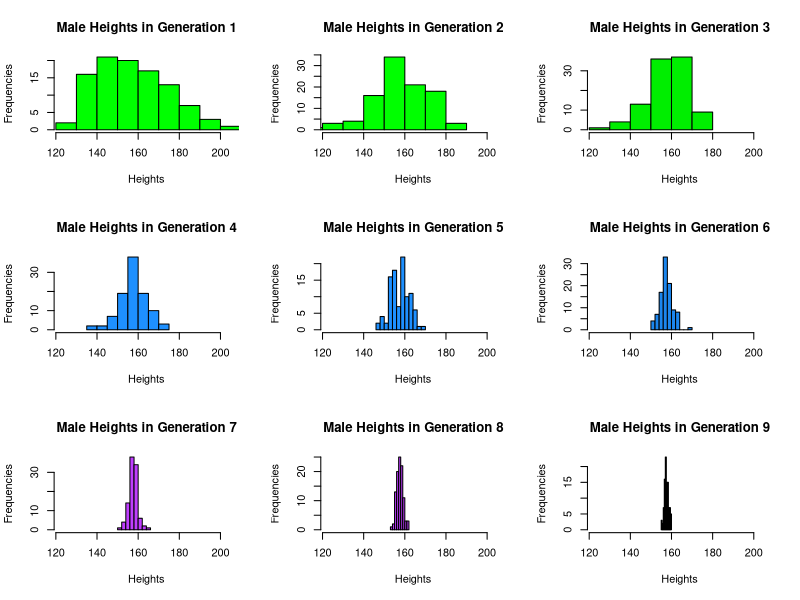
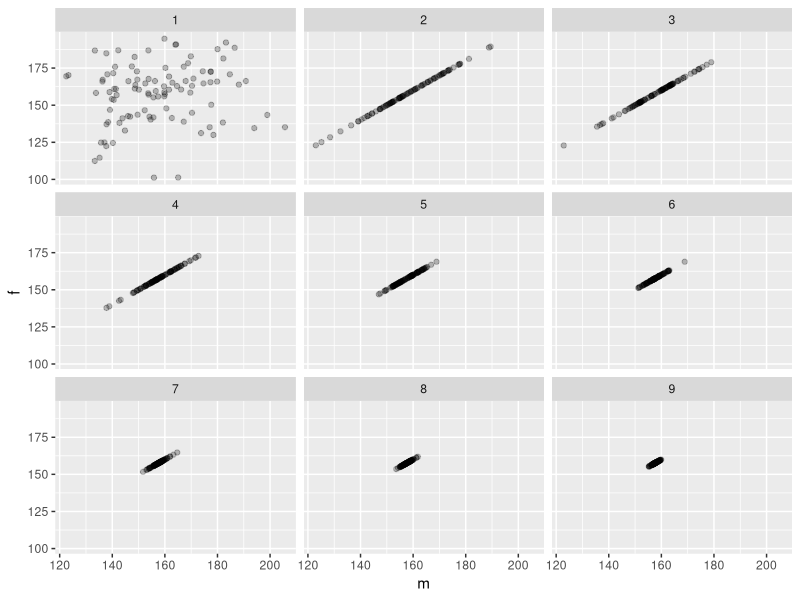
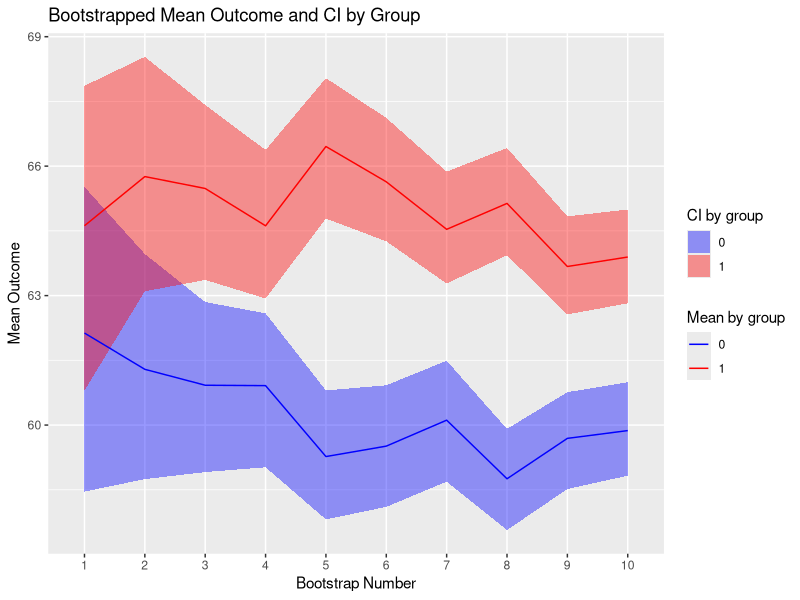
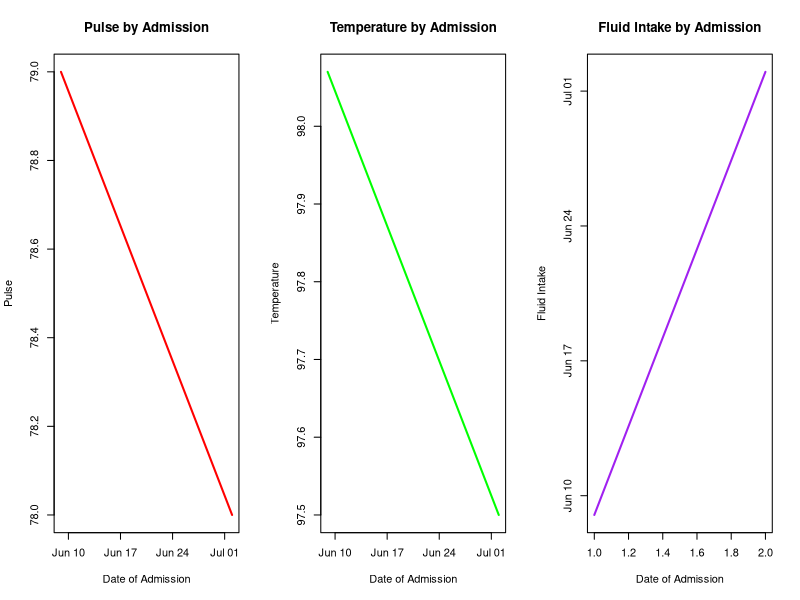

Source code (R) for these figures, in order:
## ---- chunk 1
set.seed(280)
pop <- data.frame(m = rnorm(100, 160, 20), f = rnorm(100, 160, 20))
## ---- chunk 2
next_gen <- function(pop) {
    pop$m <- sample(pop$m)
    pop$m <- rowMeans(pop)
    pop$f <- pop$m
    pop
}
## ---- chunk 3
gens2 <- data.frame(m=rep(NA,900),f=rep(NA,900),gen=rep(1:9,each=100))
gens2[1:100,1:2] <- pop
for(i in 2:9){
  start <- (i-2)*100+1
  end <- (i-1)*100
  data <- gens2[start:end,1:2]
  assign.start <- ((i-1)*100+1)
  assign.end <- i*100
  gens2[assign.start:assign.end,1:2] <- next_gen(data)
}

par(mfrow=c(3,3))
palette <- c("green","green1","green2","dodgerblue","dodgerblue1",
             "dodgerblue2","darkorchid1","darkorchid2","darkorchid3")
for(i in 1:9){
  title <- paste("Male Heights in Generation ", i, sep="")
  hist(gens2$m[which(gens2$gen==i)],main=title,xlab="Heights",ylab="Frequencies",col=palette[i],
       xlim = c(min(gens2$m[which(gens2$gen==1)]),max(gens2$m[which(gens2$gen==1)])))
}
## ---- chunk 4
library(ggplot2)
p <- ggplot(data = gens2, aes(x=m,y=f)) + facet_wrap(~gen,nrow=3)
g <- p + geom_point(alpha=.25) + 
  scale_x_continuous(limits = c(min(gens2$m[which(gens2$gen==1)]),max(gens2$m[which(gens2$gen==1)]))) +
  scale_y_continuous(limits = c(min(gens2$f[which(gens2$gen==1)]),max(gens2$f[which(gens2$gen==1)])))
g
## ---- chunk 5
set.seed(496)
base.sample <- function(n){
  start.sample <- data.frame(Treatment=rbinom(n,1,.5))
  start.sample$Outcome <- rnorm(n,60,20)
  for (j in 1:n) {
    if (start.sample$Treatment[j]==1) {
      start.sample$Outcome[j] <- start.sample$Outcome[j] + 5
    }
  }
  return(start.sample)
}

bootstrap.mean <- function(data,n){
  means.0 <- vector()
  means.1 <- vector()
  for(i in 1:1000){
    test.sample <- data[sample(nrow(data),n,replace=TRUE),]
    means <- aggregate(test.sample[,2],list(test.sample$Treatment),mean)
    means.0[i] <- means[1,2]
    means.1[i] <- means[2,2]
  }
  total.0 <- mean(means.0)
  total.1 <- mean(means.1)
  bounds.0 <- quantile(means.0,c(0.025,0.975))
  names(bounds.0) <- NULL
  bounds.1 <- quantile(means.1,c(0.025,0.975))
  names(bounds.1) <- NULL
  results.0 <- data.frame(mean=total.0,lower=bounds.0[1],upper=bounds.0[2],n)
  results.1 <- data.frame(mean=total.1,lower=bounds.1[1],upper=bounds.1[2],n)
  final <- rbind(results.0,results.1)
  return(final)
}

straps <- data.frame()
for(i in 1:10){
  size <- 250*i
  strap <- cbind(strap=as.factor(c(i,i)),group=c(0,1),bootstrap.mean(base.sample(size),size))
  straps <- rbind(straps,strap)
}

straps
## ---- chunk 6
p <- ggplot(data=straps, aes(x=strap, y=mean)) + 
  scale_fill_manual(values=c("blue","red"),name="CI by group") + 
  scale_colour_manual(values=c("blue","red"),name="Mean by group") + 
  geom_ribbon(aes(ymin=straps$lower, ymax=straps$upper,group=factor(group),
                  fill=factor(group)), alpha=0.4) + 
  geom_line(aes(group=factor(group), colour=factor(group))) +
  ylab("Mean Outcome") +
  xlab("Bootstrap Number") +
  ggtitle("Bootstrapped Mean Outcome and CI by Group")
p
## ---- chunk 7
makePatient <- function() {
  vowel <- grep("[aeiou]", letters)
  cons <- grep("[^aeiou]", letters)
  name <- paste(sample(LETTERS[cons], 1), sample(letters[vowel], 1), sample(letters[cons], 1), sep='')
  gender <- factor(sample(0:1, 1), levels=0:1, labels=c('female','male'))
  dob <- as.Date(sample(7500, 1), origin="1970-01-01")
  n <- sample(6, 1)
  doa <- as.Date(sample(1500, n), origin="2010-01-01")
  pulse <- round(rnorm(n, 80, 10))
  temp <- round(rnorm(n, 98.4, 0.3), 2)
  fluid <- round(runif(n), 2)
  list(name, gender, dob, doa, 
       pulse, temp, fluid)
}
## ---- chunk 8
set.seed(8)
record <- makePatient()
names(record) <- c("name","gender","date_of_birth","date_of_admission","pulse","temperature","fluid_intake")
class(record) <- "medicalRecord"
print.default(record)
class(record)
## ---- chunk 9
mean.medicalRecord <- function(x){
  pulse <- mean(x$pulse)
  temperature <- mean(x$temperature)
  fluids <- mean(x$fluid_intake)
  results <- list(mean_pulse = pulse, mean_temperature = temperature, mean_fluids = fluids)
  return(results)
}

print.medicalRecord <- function(x){
  n_obs <- length(x$date_of_admission)
  chart <- data.frame(Name=rep(x$name,n_obs),Gender=rep(x$gender,n_obs),
                      Date_of_Birth=rep(x$date_of_birth,n_obs),Date_of_Admission=x$date_of_admission,
                      Pulse=x$pulse,Temperature=x$temperature,Fluid_Intake=x$fluid_intake)
  chart <- chart[order(chart$Date_of_Admission),]
  return(chart)
}

plot.medicalRecord <- function(x){
  chart <- print.medicalRecord(x)
  par(mfrow=c(1,3))
  plot(x=chart$Date_of_Admission,y=chart$Pulse,main="Pulse by Admission",
       xlab="Date of Admission",ylab="Pulse",type="l",lwd=2,col="red")
  plot(x=chart$Date_of_Admission,y=chart$Temperature,main="Temperature by Admission",
       xlab="Date of Admission",ylab="Temperature",type="l",lwd=2,col="green")
  plot(x=chart$Date_of_Admission,y=chart$Fluids,main="Fluid Intake by Admission",
       xlab="Date of Admission",ylab="Fluid Intake",type="l",lwd=2,col="purple")
}

mean(record)
print(record)
plot(record)
## ---- chunk 10
mean.cohort <- function(x){
  names <- vector()
  pulses <- vector()
  temps <- vector()
  fluids <- vector()
  for(i in 1:ncol(x)){
    names[i] <- x[,i]$name
    pulses[i] <- mean(x[,i]$pulse)
    temps[i] <- mean(x[,i]$temperature)
    fluids[i] <- mean(x[,i]$fluid_intake)
  }
  results <- data.frame(Name=names,Mean_Pulse=pulses,Mean_Temperature=temps,Mean_Fluid_Intake=fluids)
  return(results)
}

print.cohort <- function(x){
  cohort.chart <- data.frame()
  for(i in 1:ncol(x)){
    n_obs <- length(x[,i]$date_of_admission)
    chart <- data.frame(Name=rep(x[,i]$name,n_obs),Gender=rep(x[,i]$gender,n_obs),
                        Date_of_Birth=rep(x[,i]$date_of_birth,n_obs),
                        Date_of_Admission=x[,i]$date_of_admission,
                        Pulse=x[,i]$pulse,Temperature=x[,i]$temperature,Fluid_Intake=x[,i]$fluid_intake)
    chart <- chart[order(chart$Date_of_Admission),]
    cohort.chart <- rbind(cohort.chart,chart)
  }
  return(cohort.chart)
}
set.seed(8)
cohort <- replicate(10,makePatient())
rownames(cohort) <- c("name","gender","date_of_birth","date_of_admission",
                      "pulse","temperature","fluid_intake")
class(cohort) <- "cohort"
mean(cohort)
print(cohort)
